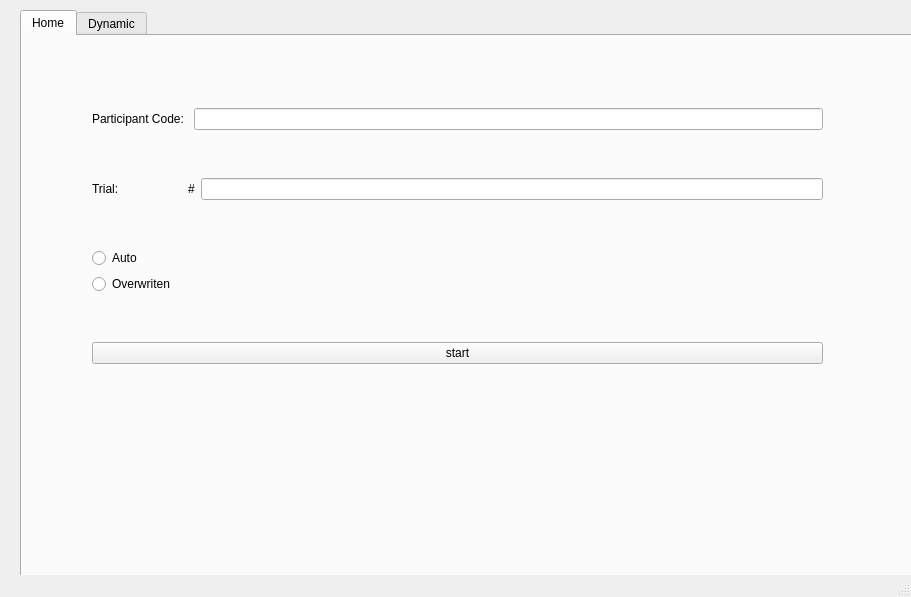
<?xml version="1.0" encoding="UTF-8"?>
<ui version="4.0">
 <class>MainWindow</class>
 <widget class="QMainWindow" name="MainWindow">
  <property name="geometry">
   <rect>
    <x>0</x>
    <y>0</y>
    <width>911</width>
    <height>597</height>
   </rect>
  </property>
  <property name="windowTitle">
   <string>MainWindow</string>
  </property>
  <widget class="QWidget" name="centralwidget">
   <widget class="QTabWidget" name="Page">
    <property name="geometry">
     <rect>
      <x>20</x>
      <y>10</y>
      <width>911</width>
      <height>571</height>
     </rect>
    </property>
    <property name="sizePolicy">
     <sizepolicy hsizetype="MinimumExpanding" vsizetype="MinimumExpanding">
      <horstretch>0</horstretch>
      <verstretch>0</verstretch>
     </sizepolicy>
    </property>
    <property name="layoutDirection">
     <enum>Qt::LeftToRight</enum>
    </property>
    <property name="currentIndex">
     <number>0</number>
    </property>
    <widget class="QWidget" name="home">
     <attribute name="title">
      <string>Home</string>
     </attribute>
     <widget class="QWidget" name="layoutWidget">
      <property name="geometry">
       <rect>
        <x>70</x>
        <y>30</y>
        <width>731</width>
        <height>341</height>
       </rect>
      </property>
      <layout class="QVBoxLayout" name="verticalLayout_2">
       <item>
        <layout class="QHBoxLayout" name="horizontalLayout">
         <item>
          <widget class="QLabel" name="label_code">
           <property name="text">
            <string>Participant Code: </string>
           </property>
          </widget>
         </item>
         <item>
          <widget class="QLineEdit" name="line_code"/>
         </item>
        </layout>
       </item>
       <item>
        <layout class="QHBoxLayout" name="horizontalLayout_2">
         <item>
          <widget class="QLabel" name="label_trial">
           <property name="text">
            <string>Trial:                     #</string>
           </property>
          </widget>
         </item>
         <item>
          <widget class="QLineEdit" name="line_trial"/>
         </item>
        </layout>
       </item>
       <item>
        <layout class="QVBoxLayout" name="verticalLayout">
         <item>
          <widget class="QRadioButton" name="auto_complete">
           <property name="text">
            <string>Auto</string>
           </property>
           <attribute name="buttonGroup">
            <string notr="true">button_group</string>
           </attribute>
          </widget>
         </item>
         <item>
          <widget class="QRadioButton" name="overwritten">
           <property name="text">
            <string>Overwriten</string>
           </property>
           <attribute name="buttonGroup">
            <string notr="true">button_group</string>
           </attribute>
          </widget>
         </item>
        </layout>
       </item>
       <item>
        <widget class="QPushButton" name="start">
         <property name="text">
          <string>start</string>
         </property>
        </widget>
       </item>
      </layout>
     </widget>
     <widget class="QWidget" name="">
      <property name="geometry">
       <rect>
        <x>70</x>
        <y>390</y>
        <width>731</width>
        <height>18</height>
       </rect>
      </property>
      <layout class="QHBoxLayout" name="horizontalLayout_4">
       <item>
        <widget class="QLabel" name="label_duration">
         <property name="text">
          <string/>
         </property>
        </widget>
       </item>
       <item>
        <widget class="QLabel" name="m_countdownLabel">
         <property name="sizeIncrement">
          <size>
           <width>20</width>
           <height>20</height>
          </size>
         </property>
         <property name="text">
          <string/>
         </property>
        </widget>
       </item>
      </layout>
     </widget>
    </widget>
    <widget class="QWidget" name="tab_2">
     <attribute name="title">
      <string>Dynamic</string>
     </attribute>
     <widget class="QCustomPlot" name="backdrop" native="true">
      <property name="geometry">
       <rect>
        <x>60</x>
        <y>100</y>
        <width>461</width>
        <height>261</height>
       </rect>
      </property>
     </widget>
     <widget class="QPushButton" name="show">
      <property name="geometry">
       <rect>
        <x>630</x>
        <y>230</y>
        <width>111</width>
        <height>32</height>
       </rect>
      </property>
      <property name="text">
       <string>show</string>
      </property>
     </widget>
     <widget class="QWidget" name="layoutWidget">
      <property name="geometry">
       <rect>
        <x>600</x>
        <y>170</y>
        <width>190</width>
        <height>23</height>
       </rect>
      </property>
      <layout class="QHBoxLayout" name="horizontalLayout_3">
       <item>
        <widget class="QLabel" name="label_filepath">
         <property name="text">
          <string>File Path:</string>
         </property>
        </widget>
       </item>
       <item>
        <widget class="QLineEdit" name="filepath"/>
       </item>
      </layout>
     </widget>
     <widget class="QPushButton" name="exit">
      <property name="geometry">
       <rect>
        <x>630</x>
        <y>280</y>
        <width>111</width>
        <height>32</height>
       </rect>
      </property>
      <property name="text">
       <string>exit</string>
      </property>
     </widget>
    </widget>
   </widget>
  </widget>
  <widget class="QStatusBar" name="statusbar"/>
 </widget>
 <customwidgets>
  <customwidget>
   <class>QCustomPlot</class>
   <extends>QWidget</extends>
   <header>qcustomplot.h</header>
   <container>1</container>
  </customwidget>
 </customwidgets>
 <resources/>
 <connections/>
 <buttongroups>
  <buttongroup name="button_group"/>
 </buttongroups>
</ui>
